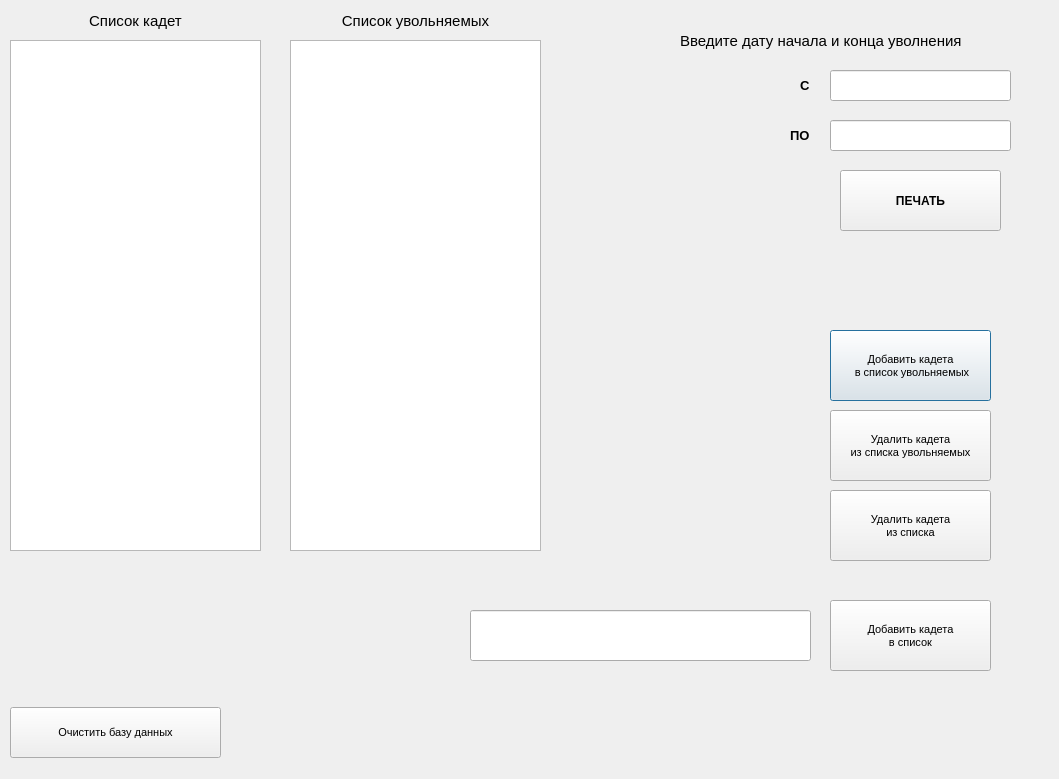
<?xml version="1.0" encoding="UTF-8"?>
<ui version="4.0">
 <class>Dialog</class>
 <widget class="QDialog" name="Dialog">
  <property name="windowModality">
   <enum>Qt::ApplicationModal</enum>
  </property>
  <property name="geometry">
   <rect>
    <x>0</x>
    <y>0</y>
    <width>1059</width>
    <height>779</height>
   </rect>
  </property>
  <property name="sizePolicy">
   <sizepolicy hsizetype="Maximum" vsizetype="Preferred">
    <horstretch>0</horstretch>
    <verstretch>0</verstretch>
   </sizepolicy>
  </property>
  <property name="minimumSize">
   <size>
    <width>622</width>
    <height>446</height>
   </size>
  </property>
  <property name="maximumSize">
   <size>
    <width>10000</width>
    <height>10000</height>
   </size>
  </property>
  <property name="baseSize">
   <size>
    <width>622</width>
    <height>446</height>
   </size>
  </property>
  <property name="font">
   <font>
    <pointsize>8</pointsize>
   </font>
  </property>
  <property name="contextMenuPolicy">
   <enum>Qt::NoContextMenu</enum>
  </property>
  <property name="windowTitle">
   <string>Печать</string>
  </property>
  <property name="toolTipDuration">
   <number>1</number>
  </property>
  <property name="autoFillBackground">
   <bool>true</bool>
  </property>
  <property name="styleSheet">
   <string notr="true"/>
  </property>
  <widget class="QListWidget" name="listWidget1">
   <property name="geometry">
    <rect>
     <x>10</x>
     <y>40</y>
     <width>251</width>
     <height>511</height>
    </rect>
   </property>
  </widget>
  <widget class="QPushButton" name="ButtonPrint">
   <property name="geometry">
    <rect>
     <x>840</x>
     <y>170</y>
     <width>161</width>
     <height>61</height>
    </rect>
   </property>
   <property name="font">
    <font>
     <pointsize>9</pointsize>
     <weight>75</weight>
     <bold>true</bold>
    </font>
   </property>
   <property name="focusPolicy">
    <enum>Qt::NoFocus</enum>
   </property>
   <property name="text">
    <string>ПЕЧАТЬ</string>
   </property>
  </widget>
  <widget class="QLabel" name="label">
   <property name="geometry">
    <rect>
     <x>680</x>
     <y>20</y>
     <width>341</width>
     <height>41</height>
    </rect>
   </property>
   <property name="font">
    <font>
     <pointsize>11</pointsize>
     <weight>50</weight>
     <bold>false</bold>
    </font>
   </property>
   <property name="autoFillBackground">
    <bool>false</bool>
   </property>
   <property name="text">
    <string>Введите дату начала и конца уволнения </string>
   </property>
  </widget>
  <widget class="QLineEdit" name="lineEdit_start">
   <property name="geometry">
    <rect>
     <x>830</x>
     <y>70</y>
     <width>181</width>
     <height>31</height>
    </rect>
   </property>
  </widget>
  <widget class="QLineEdit" name="lineEdit_end">
   <property name="geometry">
    <rect>
     <x>830</x>
     <y>120</y>
     <width>181</width>
     <height>31</height>
    </rect>
   </property>
  </widget>
  <widget class="QLabel" name="label_2">
   <property name="geometry">
    <rect>
     <x>800</x>
     <y>70</y>
     <width>16</width>
     <height>31</height>
    </rect>
   </property>
   <property name="font">
    <font>
     <pointsize>10</pointsize>
     <weight>75</weight>
     <italic>false</italic>
     <bold>true</bold>
    </font>
   </property>
   <property name="text">
    <string>C</string>
   </property>
  </widget>
  <widget class="QLabel" name="label_3">
   <property name="geometry">
    <rect>
     <x>790</x>
     <y>120</y>
     <width>31</width>
     <height>31</height>
    </rect>
   </property>
   <property name="font">
    <font>
     <pointsize>10</pointsize>
     <weight>75</weight>
     <bold>true</bold>
    </font>
   </property>
   <property name="text">
    <string>ПО</string>
   </property>
  </widget>
  <widget class="QListWidget" name="listWidget2">
   <property name="geometry">
    <rect>
     <x>290</x>
     <y>40</y>
     <width>251</width>
     <height>511</height>
    </rect>
   </property>
  </widget>
  <widget class="QLabel" name="label_4">
   <property name="geometry">
    <rect>
     <x>10</x>
     <y>10</y>
     <width>251</width>
     <height>21</height>
    </rect>
   </property>
   <property name="font">
    <font>
     <pointsize>11</pointsize>
    </font>
   </property>
   <property name="text">
    <string>Список кадет</string>
   </property>
   <property name="alignment">
    <set>Qt::AlignCenter</set>
   </property>
  </widget>
  <widget class="QLabel" name="label_5">
   <property name="geometry">
    <rect>
     <x>290</x>
     <y>10</y>
     <width>251</width>
     <height>21</height>
    </rect>
   </property>
   <property name="font">
    <font>
     <pointsize>11</pointsize>
    </font>
   </property>
   <property name="text">
    <string>Список увольняемых</string>
   </property>
   <property name="alignment">
    <set>Qt::AlignCenter</set>
   </property>
  </widget>
  <widget class="QPushButton" name="add_cadetprint_button">
   <property name="geometry">
    <rect>
     <x>830</x>
     <y>330</y>
     <width>161</width>
     <height>71</height>
    </rect>
   </property>
   <property name="text">
    <string>Добавить кадета
 в список увольняемых</string>
   </property>
  </widget>
  <widget class="QPushButton" name="del_cadetprint_button">
   <property name="geometry">
    <rect>
     <x>830</x>
     <y>410</y>
     <width>161</width>
     <height>71</height>
    </rect>
   </property>
   <property name="text">
    <string>Удалить кадета 
из списка увольняемых</string>
   </property>
  </widget>
  <widget class="QPushButton" name="del_cadet_button">
   <property name="geometry">
    <rect>
     <x>830</x>
     <y>490</y>
     <width>161</width>
     <height>71</height>
    </rect>
   </property>
   <property name="text">
    <string>Удалить кадета
из списка</string>
   </property>
  </widget>
  <widget class="QLineEdit" name="lineEdit_addcadet">
   <property name="geometry">
    <rect>
     <x>470</x>
     <y>610</y>
     <width>341</width>
     <height>51</height>
    </rect>
   </property>
  </widget>
  <widget class="QPushButton" name="add_cadet_button">
   <property name="geometry">
    <rect>
     <x>830</x>
     <y>600</y>
     <width>161</width>
     <height>71</height>
    </rect>
   </property>
   <property name="text">
    <string>Добавить кадета 
в список</string>
   </property>
  </widget>
  <widget class="QPushButton" name="clean_BD_button">
   <property name="geometry">
    <rect>
     <x>10</x>
     <y>707</y>
     <width>211</width>
     <height>51</height>
    </rect>
   </property>
   <property name="text">
    <string>Очистить базу данных</string>
   </property>
  </widget>
  <zorder>listWidget1</zorder>
  <zorder>label</zorder>
  <zorder>lineEdit_start</zorder>
  <zorder>lineEdit_end</zorder>
  <zorder>label_2</zorder>
  <zorder>label_3</zorder>
  <zorder>ButtonPrint</zorder>
  <zorder>listWidget2</zorder>
  <zorder>label_4</zorder>
  <zorder>label_5</zorder>
  <zorder>add_cadetprint_button</zorder>
  <zorder>del_cadetprint_button</zorder>
  <zorder>del_cadet_button</zorder>
  <zorder>lineEdit_addcadet</zorder>
  <zorder>add_cadet_button</zorder>
  <zorder>clean_BD_button</zorder>
 </widget>
 <resources/>
 <connections/>
</ui>
